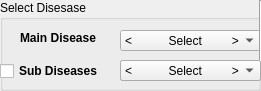
      <widget class="QGroupBox" name="groupBox_18">
       <property name="geometry">
        <rect>
         <x>20</x>
         <y>70</y>
         <width>261</width>
         <height>91</height>
        </rect>
       </property>
       <property name="title">
        <string>Select Disesase</string>
       </property>
       <widget class="QComboBox" name="comboBox_2">
        <property name="geometry">
         <rect>
          <x>120</x>
          <y>30</y>
          <width>141</width>
          <height>21</height>
         </rect>
        </property>
        <item>
         <property name="text">
          <string>&lt;           Select         &gt;</string>
         </property>
        </item>
        <item>
         <property name="text">
          <string>Diarrheal diseases</string>
         </property>
        </item>
        <item>
         <property name="text">
          <string>Hepatis A and E</string>
         </property>
        </item>
        <item>
         <property name="text">
          <string>Leptospirosis</string>
         </property>
        </item>
        <item>
         <property name="text">
          <string>ARI</string>
         </property>
        </item>
        <item>
         <property name="text">
          <string>Measles</string>
         </property>
        </item>
       </widget>
       <widget class="QLabel" name="label_68">
        <property name="geometry">
         <rect>
          <x>20</x>
          <y>30</y>
          <width>91</width>
          <height>17</height>
         </rect>
        </property>
        <property name="font">
         <font>
          <weight>75</weight>
          <bold>true</bold>
         </font>
        </property>
        <property name="text">
         <string>&lt;html&gt;&lt;head/&gt;&lt;body&gt;&lt;p&gt;Main Disease&lt;/p&gt;&lt;/body&gt;&lt;/html&gt;</string>
        </property>
       </widget>
       <widget class="QComboBox" name="cmbARI">
        <property name="geometry">
         <rect>
          <x>120</x>
          <y>60</y>
          <width>141</width>
          <height>21</height>
         </rect>
        </property>
        <item>
         <property name="text">
          <string>&lt;           Select         &gt;</string>
         </property>
        </item>
        <item>
         <property name="text">
          <string>Fever</string>
         </property>
        </item>
        <item>
         <property name="text">
          <string>Vomotting</string>
         </property>
        </item>
        <item>
         <property name="text">
          <string>Cough</string>
         </property>
        </item>
       </widget>
       <widget class="QCheckBox" name="chkViewSubDiseases">
        <property name="geometry">
         <rect>
          <x>0</x>
          <y>60</y>
          <width>121</width>
          <height>22</height>
         </rect>
        </property>
        <property name="font">
         <font>
          <weight>75</weight>
          <bold>true</bold>
         </font>
        </property>
        <property name="text">
         <string>Sub Diseases</string>
        </property>
       </widget>
       <widget class="Line" name="line">
        <property name="geometry">
         <rect>
          <x>250</x>
          <y>0</y>
          <width>20</width>
          <height>81</height>
         </rect>
        </property>
        <property name="orientation">
         <enum>Qt::Vertical</enum>
        </property>
       </widget>
       <widget class="QComboBox" name="cmbMisl">
        <property name="geometry">
         <rect>
          <x>120</x>
          <y>60</y>
          <width>141</width>
          <height>21</height>
         </rect>
        </property>
        <item>
         <property name="text">
          <string>&lt;           Select         &gt;</string>
         </property>
        </item>
        <item>
         <property name="text">
          <string>Fever</string>
         </property>
        </item>
        <item>
         <property name="text">
          <string>Muscle Pain</string>
         </property>
        </item>
       </widget>
       <widget class="QComboBox" name="cmblept">
        <property name="geometry">
         <rect>
          <x>120</x>
          <y>60</y>
          <width>141</width>
          <height>21</height>
         </rect>
        </property>
        <item>
         <property name="text">
          <string>&lt;           Select         &gt;</string>
         </property>
        </item>
        <item>
         <property name="text">
          <string>Fever</string>
         </property>
        </item>
        <item>
         <property name="text">
          <string>Muscle Pain</string>
         </property>
        </item>
        <item>
         <property name="text">
          <string>Bacterial Infection</string>
         </property>
        </item>
       </widget>
       <widget class="QComboBox" name="cmbhepatis">
        <property name="geometry">
         <rect>
          <x>120</x>
          <y>60</y>
          <width>141</width>
          <height>21</height>
         </rect>
        </property>
        <item>
         <property name="text">
          <string>&lt;           Select         &gt;</string>
         </property>
        </item>
        <item>
         <property name="text">
          <string>Fever</string>
         </property>
        </item>
        <item>
         <property name="text">
          <string>Diarrhea</string>
         </property>
        </item>
        <item>
         <property name="text">
          <string>Vomotting</string>
         </property>
        </item>
       </widget>
       <widget class="QComboBox" name="cmbdiarrhea">
        <property name="geometry">
         <rect>
          <x>120</x>
          <y>60</y>
          <width>141</width>
          <height>21</height>
         </rect>
        </property>
        <item>
         <property name="text">
          <string>&lt;           Select         &gt;</string>
         </property>
        </item>
        <item>
         <property name="text">
          <string>Fever</string>
         </property>
        </item>
        <item>
         <property name="text">
          <string>Diarrhea</string>
         </property>
        </item>
        <item>
         <property name="text">
          <string>Vomotting</string>
         </property>
        </item>
        <item>
         <property name="text">
          <string>Bacterial Infection</string>
         </property>
        </item>
       </widget>
      </widget>
